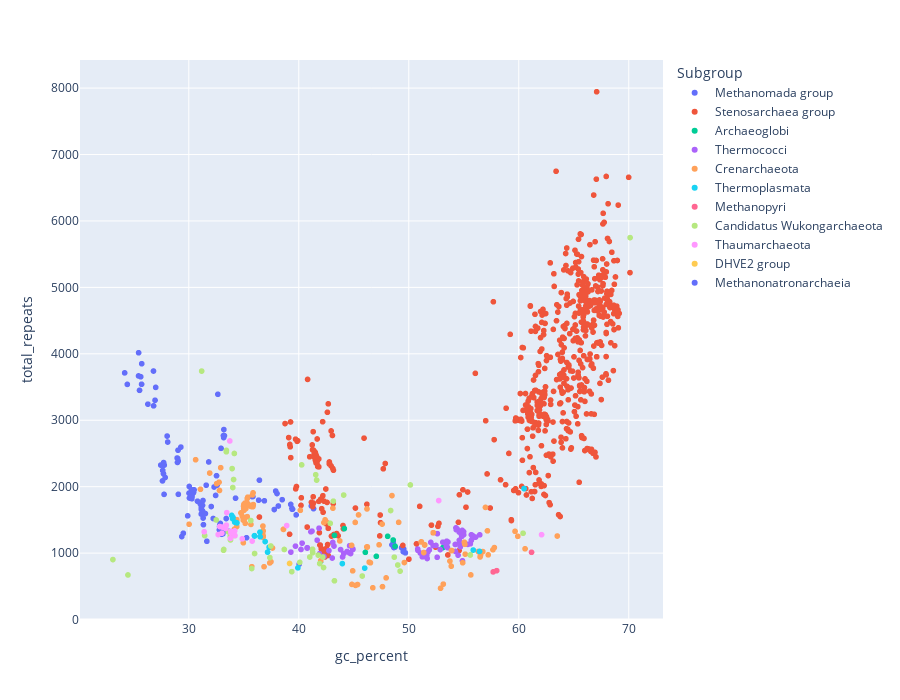
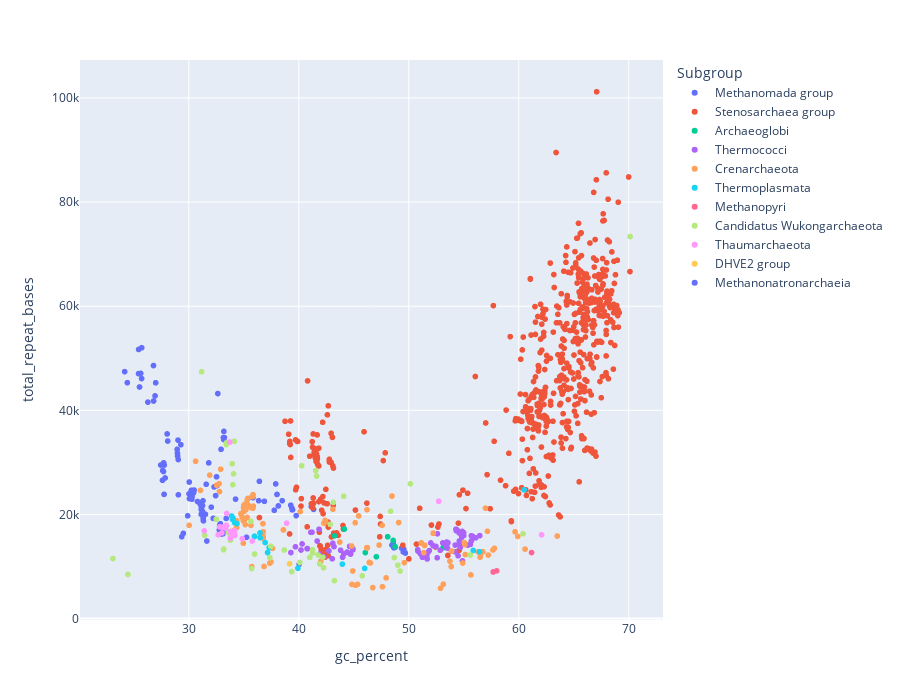

Source (notebook cell) for these figures, in order:
### Code cell
fig2 = px.scatter(df, x="gc_percent", y="total_repeats",
                 color="Subgroup",
                 hover_data=['organism_name', 'gc_percent', 'total_repeats_norm'], height = 700)
fig3 = px.scatter(df, x="gc_percent", y="total_repeat_bases",
                 color="Subgroup",
                 hover_data=['organism_name', 'gc_percent', 'total_repeats_norm'], height = 700)

fig2.show()
fig3.show()

### Figure 1 — Plotly figure (JSON) as saved in the notebook; plotly's stock layout.template omitted (floating-point values rounded to 4 significant figures; data arrays with more than 128 entries replaced by an {"elided": "..."} marker saying what was removed)
{"data": [{"customdata": {"elided": "140x2 mixed values"}, "hovertemplate": "Subgroup=Methanomada group<br>gc_percent=%{x}<br>total_repeats=%{y}<br>organism_name=%{customdata[0]}<br>total_repeats_norm=%{customdata[1]}<extra></extra>", "legendgroup": "Methanomada group", "marker": {"color": "#636efa", "symbol": "circle"}, "mode": "markers", "name": "Methanomada group", "showlegend": true, "type": "scattergl", "x": {"elided": "140 float values"}, "xaxis": "x", "y": {"elided": "140 int values"}, "yaxis": "y"}, {"customdata": {"elided": "705x2 mixed values"}, "hovertemplate": "Subgroup=Stenosarchaea group<br>gc_percent=%{x}<br>total_repeats=%{y}<br>organism_name=%{customdata[0]}<br>total_repeats_norm=%{customdata[1]}<extra></extra>", "legendgroup": "Stenosarchaea group", "marker": {"color": "#EF553B", "symbol": "circle"}, "mode": "markers", "name": "Stenosarchaea group", "showlegend": true, "type": "scattergl", "x": {"elided": "705 float values"}, "xaxis": "x", "y": {"elided": "705 int values"}, "yaxis": "y"}, {"customdata": [["Archaeoglobus fulgidus", 0.5425], ["Geoglobus ahangari", 0.6124], ["Archaeoglobus fulgidus DSM 4304", 0.5495], ["Archaeoglobus sulfaticallidus PM70-1", 0.61], ["Archaeoglobus profundus DSM 5631", 0.5616], ["Ferroglobus placidus DSM 10642", 0.6233], ["Archaeoglobus veneficus SNP6", 0.5005], ["Archaeoglobus fulgidus DSM 8774", 0.541], ["Archaeoglobus neptunius", 0.4783]], "hovertemplate": "Subgroup=Archaeoglobi<br>gc_percent=%{x}<br>total_repeats=%{y}<br>organism_name=%{customdata[0]}<br>total_repeats_norm=%{customdata[1]}<extra></extra>", "legendgroup": "Archaeoglobi", "marker": {"color": "#00cc96", "symbol": "circle"}, "mode": "markers", "name": "Archaeoglobi", "showlegend": true, "type": "scattergl", "x": [48.75, 53.11, 48.58, 43.24, 42, 44.14, 47.05, 48.08, 46.05], "xaxis": "x", "y": [1105, 1084, 1197, 1267, 878, 1369, 952, 1253, 1012], "yaxis": "y"}, {"customdata": {"elided": "74x2 mixed values"}, "hovertemplate": "Subgroup=Thermococci<br>gc_percent=%{x}<br>total_repeats=%{y}<br>organism_name=%{customdata[0]}<br>total_repeats_norm=%{customdata[1]}<extra></extra>", "legendgroup": "Thermococci", "marker": {"color": "#ab63fa", "symbol": "circle"}, "mode": "markers", "name": "Thermococci", "showlegend": true, "type": "scattergl", "x": [43.2, 53.09, 52.47, 51.74, 54.69, 44.92, 44.92, 41.84, 52, 41.88, 51.67, 54.24, 54.99, 54.88, 54.81, 55.82, 52.58, 40.77, 40.75, 55.6, 54.84, 54.29, 54.78, 44.71, 53.46, 53.45, 53.41, 42.74, 41.67, 43.09, 51.27, 51.64, 40.3, 54.31, 53.56, 40.2, 43.8, 56.08, 54.48, 42.29, 40.79, 56.45, 43.04, 52.86, 53.45, 39.28, 44.62, 55.37, 54.39, 54.59, 52.21, 54.22, 50.81, 51.05, 51.23, 50.83, 55.69, 51.87, 41.1, 52.6, 41.2, 53.52, 55.8, 39.7, 44.6, 44.39, 51.11, 55.69, 54.58, 54.63, 54.86, 54.98, 43.98, 44.09], "xaxis": "x", "y": [1106, 1164, 1115, 1017, 1095, 1055, 1061, 1375, 1162, 991, 919, 1025, 1277, 884, 1251, 1261, 937, 1081, 1077, 1141, 1264, 1380, 1283, 993, 1096, 1104, 1102, 1037, 1195, 1161, 946, 966, 1150, 1353, 1167, 1055, 1053, 1241, 969, 949, 1077, 1275, 926, 1053, 1179, 1015, 1111, 1131, 1365, 1193, 1114, 1130, 1061, 1001, 944, 1041, 1276, 1048, 1321, 1293, 1331, 1083, 1230, 1105, 1003, 1024, 999, 1194, 1317, 1151, 1342, 1323, 942, 993], "yaxis": "y"}, {"customdata": {"elided": "183x2 mixed values"}, "hovertemplate": "Subgroup=Crenarchaeota<br>gc_percent=%{x}<br>total_repeats=%{y}<br>organism_name=%{customdata[0]}<br>total_repeats_norm=%{customdata[1]}<extra></extra>", "legendgroup": "Crenarchaeota", "marker": {"color": "#FFA15A", "symbol": "circle"}, "mode": "markers", "name": "Crenarchaeota", "showlegend": true, "type": "scattergl", "x": {"elided": "183 float values"}, "xaxis": "x", "y": {"elided": "183 int values"}, "yaxis": "y"}, {"customdata": [["Ferroplasma acidiphilum", 0.682], ["Ferroplasma acidiphilum", 0.6471], ["Picrophilus torridus DSM 9790", 0.817], ["Thermoplasma acidophilum DSM 1728", 0.4946], ["Thermoplasma volcanium GSS1", 0.4909], ["Acidiplasma cupricumulans", 0.8475], ["Ferroplasma acidarmanus fer1", 0.68], ["Thermogymnomonas acidicola", 0.6056], ["Acidiplasma aeolicum", 0.8324], ["Acidiplasma aeolicum", 0.8539], ["Methanomassiliicoccus luminyensis", 0.7522], ["Picrophilus oshimae DSM 9789", 0.8193], ["Methanomassiliicoccus luminyensis B10", 0.7522], ["Acidiplasma sp. MBA-1", 0.8796], ["Thermogymnomonas acidicola JCM 13583", 0.5883], ["Acidiplasma cupricumulans JCM 13668", 0.8973], ["Cuniculiplasma divulgatum", 0.5617], ["Cuniculiplasma divulgatum", 0.5402], ["Thermoplasma sp. Kam2015", 0.4704]], "hovertemplate": "Subgroup=Thermoplasmata<br>gc_percent=%{x}<br>total_repeats=%{y}<br>organism_name=%{customdata[0]}<br>total_repeats_norm=%{customdata[1]}<extra></extra>", "legendgroup": "Thermoplasmata", "marker": {"color": "#19d3f3", "symbol": "circle"}, "mode": "markers", "name": "Thermoplasmata", "showlegend": true, "type": "scattergl", "x": [36.49, 36.94, 35.97, 45.99, 39.92, 34.17, 36.47, 55.86, 34.38, 33.98, 60.48, 35.98, 60.48, 34.02, 56.43, 33.9, 37.3, 37.16, 43.96], "xaxis": "x", "y": [1246, 1174, 1263, 774, 778, 1467, 1316, 1046, 1454, 1519, 1971, 1257, 1971, 1537, 1025, 1568, 1089, 1015, 842], "yaxis": "y"}, {"customdata": [["Methanopyrus kandleri AV19", 0.5971], ["Methanopyrus sp. KOL6", 0.5013], ["Methanopyrus sp. SNP6", 0.5177]], "hovertemplate": "Subgroup=Methanopyri<br>gc_percent=%{x}<br>total_repeats=%{y}<br>organism_name=%{customdata[0]}<br>total_repeats_norm=%{customdata[1]}<extra></extra>", "legendgroup": "Methanopyri", "marker": {"color": "#FF6692", "symbol": "circle"}, "mode": "markers", "name": "Methanopyri", "showlegend": true, "type": "scattergl", "x": [61.16, 57.67, 57.99], "xaxis": "x", "y": [1012, 717, 736], "yaxis": "y"}, {"customdata": [["Candidatus Korarchaeum cryptofilum OPF8", 0.5161], ["Candidatus Korarchaeum cryptofilum", 0.5306], ["Candidatus Nitrosarchaeum limnium BG20", 0.8078], ["Candidatus Nitrosopumilus salaria BD31", 0.7616], ["Candidatus Acidianus copahuensis", 0.6072], ["Candidatus Nitrosopumilus koreensis AR1", 0.7689], ["Candidatus Nitrosopumilus sediminis", 0.7818], ["Candidatus Methanomethylophilus alvus Mx1201", 0.5832], ["Candidatus Nitrososphaera gargensis Ga9.2", 0.5791], ["Candidatus Methanomethylophilus alvus", 0.5832], ["Candidatus Methanomethylophilus alvus", 0.5832], ["Candidatus Nanobsidianus stetteri", 1.493], ["Candidatus Methanomassiliicoccus intestinalis Issoire-Mx1", 0.5218], ["Candidatus Halobonum tyrrellensis G22", 1.564], ["Candidatus Nitrosotenuis chungbukensis", 0.5502], ["Candidatus Nitrosocosmicus oleophilus", 0.7287], ["Candidatus Methanoperedens nitroreducens", 0.5563], ["Candidatus Methanoperedens nitroreducens", 0.5317], ["Candidatus Methanomassiliicoccus intestinalis", 0.5218], ["Candidatus Nitrosotenuis uzonensis", 0.4786], ["Candidatus Nitrosotenuis uzonensis", 0.4639], ["Candidatus Nitrosopelagicus brevis", 0.8465], ["Candidatus Nitrosopelagicus brevis", 0.847], ["Candidatus Nitrososphaera evergladensis SR1", 0.6858], ["Candidatus Nitrosotalea sinensis", 0.5832], ["Candidatus Methanoplasma termitum", 0.4897], ["Candidatus Nitrosotenuis cloacae", 0.5808], ["Candidatus Methanomethylophilus sp. 1R26", 0.7539], ["Candidatus Nitrosocosmicus franklandus", 0.7432], ["Candidatus Nitrosocosmicus hydrocola", 0.7599], ["Candidatus Nitrosotenuis aquarius", 0.5544], ["Candidatus Nitrosomarinus catalina", 0.9294], ["Candidatus Nitrosotalea okcheonensis", 0.5612], ["Candidatus Nitrosotalea bavarica", 0.64], ["Candidatus Mancarchaeum acidiphilum", 0.7571], ["Candidatus Methanoperedens sp. BLZ2", 0.6232], ["Candidatus Nitrosocosmicus arcticus", 0.7513], ["Candidatus Nitrosocaldus islandicus", 1.348], ["Candidatus Nitrosocaldus cavascurensis", 1.331], ["Candidatus Nitrosotenuis sp. DW1", 0.5766], ["Candidatus Micrarchaeum sp.", 0.6617], ["Candidatus Nitrosotalea sp. TS", 0.559], ["Candidatus Nitrosotalea sp. FS", 0.5782], ["Candidatus Methanodesulfokores washburnensis", 0.4922], ["Candidatus Nitrosopumilus sp. SW", 0.8356], ["Candidatus Nitrosocosmicus sp. SS", 0.7896], ["Candidatus Nitrosocosmicus sp. SS", 0.785], ["Candidatus Nanohalobium constans", 0.5989], ["Candidatus Prometheoarchaeum syntrophicum", 0.8447], ["Candidatus Methanoliparum sp. LAM-1", 0.6122], ["Candidatus nanopusillus sp. Marseille-Q6268", 1.486]], "hovertemplate": "Subgroup=Candidatus Wukongarchaeota<br>gc_percent=%{x}<br>total_repeats=%{y}<br>organism_name=%{customdata[0]}<br>total_repeats_norm=%{customdata[1]}<extra></extra>", "legendgroup": "Candidatus Wukongarchaeota", "marker": {"color": "#B6E880", "symbol": "circle"}, "mode": "markers", "name": "Candidatus Wukongarchaeota", "showlegend": true, "type": "scattergl", "x": [49, 48.68, 32.49, 33.79, 35.64, 34.18, 33.59, 55.59, 48.35, 55.59, 55.59, 24.47, 41.26, 70.12, 41.76, 34.14, 43.14, 44.08, 41.26, 42.25, 41.9, 33.16, 33.18, 50.14, 37.37, 49.21, 41, 60.39, 34.07, 33.94, 42.18, 31.44, 37.46, 35.98, 39.36, 40.26, 34, 41.54, 41.62, 41.25, 45.77, 40.09, 38.68, 42.86, 33.76, 33.42, 33.41, 43.24, 31.17, 35.72, 23.1], "xaxis": "x", "y": [821, 939, 1499, 1198, 1490, 1261, 1322, 972, 1641, 972, 972, 671, 1008, 5749, 970, 2500, 1782, 1874, 1008, 783, 842, 1043, 1055, 2026, 932, 729, 941, 1299, 2108, 2272, 941, 1264, 1107, 994, 721, 2328, 1987, 2180, 2099, 1058, 655, 861, 1055, 1448, 1253, 2546, 2525, 583, 3740, 768, 903], "yaxis": "y"}, {"customdata": [["Nitrosopumilus maritimus SCM1", 0.8108], ["Nitrosopumilus zosterae", 0.7407], ["Nitrososphaera viennensis EN76", 0.7085], ["Nitrosarchaeum koreense MY1", 0.7955], ["Nitrosopumilus sp. AR", 0.781], ["Nitrosopumilus sp. SJ", 0.7663], ["Nitrosopumilus cobalaminigenes", 0.8322], ["Nitrosopumilus ureiphilus", 0.741], ["Nitrosopumilus adriaticus", 0.7881], ["Nitrosopumilus piranensis", 0.7746], ["Nitrosopumilus sp. Nsub", 0.9547], ["Conexivisphaera calida", 0.8018], ["Nitrosopumilus oxyclinae", 0.8782], ["Nitrosopumilus sp. b1", 0.6587], ["Nitrosopumilus sp. b2", 0.7555], ["Nitrosopumilus sp. b3", 0.7663], ["Nitrosarchaeum sp. AC2", 0.8136], ["Nitrososphaera sp. AFS", 0.6032], ["Nitrosopumilus sp. K4", 0.7382]], "hovertemplate": "Subgroup=Thaumarchaeota<br>gc_percent=%{x}<br>total_repeats=%{y}<br>organism_name=%{customdata[0]}<br>total_repeats_norm=%{customdata[1]}<extra></extra>", "legendgroup": "Thaumarchaeota", "marker": {"color": "#FF97FF", "symbol": "circle"}, "mode": "markers", "name": "Thaumarchaeota", "showlegend": true, "type": "scattergl", "x": [34.17, 33.84, 52.72, 32.67, 33.73, 34.2, 33.01, 33.45, 33.41, 33.82, 31.4, 62.07, 33.05, 35.76, 33.79, 33.35, 32.81, 38.9, 34.86], "xaxis": "x", "y": [1334, 1302, 1791, 1279, 2688, 1265, 1301, 1609, 1421, 1327, 1321, 1278, 1392, 1181, 1222, 1371, 1400, 1414, 1215], "yaxis": "y"}, {"customdata": [["Aciduliprofundum boonei T469", 0.5677]], "hovertemplate": "Subgroup=DHVE2 group<br>gc_percent=%{x}<br>total_repeats=%{y}<br>organism_name=%{customdata[0]}<br>total_repeats_norm=%{customdata[1]}<extra></extra>", "legendgroup": "DHVE2 group", "marker": {"color": "#FECB52", "symbol": "circle"}, "mode": "markers", "name": "DHVE2 group", "showlegend": true, "type": "scattergl", "x": [39.16], "xaxis": "x", "y": [844], "yaxis": "y"}, {"customdata": [["Methanonatronarchaeum thermophilum", 1.278]], "hovertemplate": "Subgroup=Methanonatronarchaeia<br>gc_percent=%{x}<br>total_repeats=%{y}<br>organism_name=%{customdata[0]}<br>total_repeats_norm=%{customdata[1]}<extra></extra>", "legendgroup": "Methanonatronarchaeia", "marker": {"color": "#636efa", "symbol": "circle"}, "mode": "markers", "name": "Methanonatronarchaeia", "showlegend": true, "type": "scattergl", "x": [37.9], "xaxis": "x", "y": [1934], "yaxis": "y"}], "layout": {"height": 700, "legend": {"title": {"text": "Subgroup"}, "tracegroupgap": 0}, "margin": {"t": 60}, "xaxis": {"anchor": "y", "domain": [0, 1], "title": {"text": "gc_percent"}}, "yaxis": {"anchor": "x", "domain": [0, 1], "title": {"text": "total_repeats"}}}}

### Figure 2 — Plotly figure (JSON) as saved in the notebook; plotly's stock layout.template omitted (floating-point values rounded to 4 significant figures; data arrays with more than 128 entries replaced by an {"elided": "..."} marker saying what was removed)
{"data": [{"customdata": {"elided": "140x2 mixed values"}, "hovertemplate": "Subgroup=Methanomada group<br>gc_percent=%{x}<br>total_repeat_bases=%{y}<br>organism_name=%{customdata[0]}<br>total_repeats_norm=%{customdata[1]}<extra></extra>", "legendgroup": "Methanomada group", "marker": {"color": "#636efa", "symbol": "circle"}, "mode": "markers", "name": "Methanomada group", "showlegend": true, "type": "scattergl", "x": {"elided": "140 float values"}, "xaxis": "x", "y": {"elided": "140 int values"}, "yaxis": "y"}, {"customdata": {"elided": "705x2 mixed values"}, "hovertemplate": "Subgroup=Stenosarchaea group<br>gc_percent=%{x}<br>total_repeat_bases=%{y}<br>organism_name=%{customdata[0]}<br>total_repeats_norm=%{customdata[1]}<extra></extra>", "legendgroup": "Stenosarchaea group", "marker": {"color": "#EF553B", "symbol": "circle"}, "mode": "markers", "name": "Stenosarchaea group", "showlegend": true, "type": "scattergl", "x": {"elided": "705 float values"}, "xaxis": "x", "y": {"elided": "705 int values"}, "yaxis": "y"}, {"customdata": [["Archaeoglobus fulgidus", 0.5425], ["Geoglobus ahangari", 0.6124], ["Archaeoglobus fulgidus DSM 4304", 0.5495], ["Archaeoglobus sulfaticallidus PM70-1", 0.61], ["Archaeoglobus profundus DSM 5631", 0.5616], ["Ferroglobus placidus DSM 10642", 0.6233], ["Archaeoglobus veneficus SNP6", 0.5005], ["Archaeoglobus fulgidus DSM 8774", 0.541], ["Archaeoglobus neptunius", 0.4783]], "hovertemplate": "Subgroup=Archaeoglobi<br>gc_percent=%{x}<br>total_repeat_bases=%{y}<br>organism_name=%{customdata[0]}<br>total_repeats_norm=%{customdata[1]}<extra></extra>", "legendgroup": "Archaeoglobi", "marker": {"color": "#00cc96", "symbol": "circle"}, "mode": "markers", "name": "Archaeoglobi", "showlegend": true, "type": "scattergl", "x": [48.75, 53.11, 48.58, 43.24, 42, 44.14, 47.05, 48.08, 46.05], "xaxis": "x", "y": [13846, 13587, 15001, 15897, 10998, 17192, 11876, 15716, 12683], "yaxis": "y"}, {"customdata": {"elided": "74x2 mixed values"}, "hovertemplate": "Subgroup=Thermococci<br>gc_percent=%{x}<br>total_repeat_bases=%{y}<br>organism_name=%{customdata[0]}<br>total_repeats_norm=%{customdata[1]}<extra></extra>", "legendgroup": "Thermococci", "marker": {"color": "#ab63fa", "symbol": "circle"}, "mode": "markers", "name": "Thermococci", "showlegend": true, "type": "scattergl", "x": [43.2, 53.09, 52.47, 51.74, 54.69, 44.92, 44.92, 41.84, 52, 41.88, 51.67, 54.24, 54.99, 54.88, 54.81, 55.82, 52.58, 40.77, 40.75, 55.6, 54.84, 54.29, 54.78, 44.71, 53.46, 53.45, 53.41, 42.74, 41.67, 43.09, 51.27, 51.64, 40.3, 54.31, 53.56, 40.2, 43.8, 56.08, 54.48, 42.29, 40.79, 56.45, 43.04, 52.86, 53.45, 39.28, 44.62, 55.37, 54.39, 54.59, 52.21, 54.22, 50.81, 51.05, 51.23, 50.83, 55.69, 51.87, 41.1, 52.6, 41.2, 53.52, 55.8, 39.7, 44.6, 44.39, 51.11, 55.69, 54.58, 54.63, 54.86, 54.98, 43.98, 44.09], "xaxis": "x", "y": [13822, 14537, 13850, 12714, 13699, 13202, 13395, 17159, 14530, 12375, 11452, 12809, 15949, 11076, 15607, 15774, 11678, 13461, 13417, 14249, 15792, 17183, 16051, 12381, 13686, 13790, 13769, 12991, 14896, 14465, 11787, 12047, 14340, 16891, 14568, 13171, 13122, 15507, 12070, 11861, 13413, 15934, 11486, 13126, 14705, 12675, 13877, 14117, 17027, 14902, 13994, 14113, 13215, 12459, 11780, 12964, 15910, 13064, 16571, 16284, 16574, 13521, 15393, 13781, 12544, 12786, 12455, 14920, 16459, 14367, 16739, 16504, 11773, 12406], "yaxis": "y"}, {"customdata": {"elided": "183x2 mixed values"}, "hovertemplate": "Subgroup=Crenarchaeota<br>gc_percent=%{x}<br>total_repeat_bases=%{y}<br>organism_name=%{customdata[0]}<br>total_repeats_norm=%{customdata[1]}<extra></extra>", "legendgroup": "Crenarchaeota", "marker": {"color": "#FFA15A", "symbol": "circle"}, "mode": "markers", "name": "Crenarchaeota", "showlegend": true, "type": "scattergl", "x": {"elided": "183 float values"}, "xaxis": "x", "y": {"elided": "183 int values"}, "yaxis": "y"}, {"customdata": [["Ferroplasma acidiphilum", 0.682], ["Ferroplasma acidiphilum", 0.6471], ["Picrophilus torridus DSM 9790", 0.817], ["Thermoplasma acidophilum DSM 1728", 0.4946], ["Thermoplasma volcanium GSS1", 0.4909], ["Acidiplasma cupricumulans", 0.8475], ["Ferroplasma acidarmanus fer1", 0.68], ["Thermogymnomonas acidicola", 0.6056], ["Acidiplasma aeolicum", 0.8324], ["Acidiplasma aeolicum", 0.8539], ["Methanomassiliicoccus luminyensis", 0.7522], ["Picrophilus oshimae DSM 9789", 0.8193], ["Methanomassiliicoccus luminyensis B10", 0.7522], ["Acidiplasma sp. MBA-1", 0.8796], ["Thermogymnomonas acidicola JCM 13583", 0.5883], ["Acidiplasma cupricumulans JCM 13668", 0.8973], ["Cuniculiplasma divulgatum", 0.5617], ["Cuniculiplasma divulgatum", 0.5402], ["Thermoplasma sp. Kam2015", 0.4704]], "hovertemplate": "Subgroup=Thermoplasmata<br>gc_percent=%{x}<br>total_repeat_bases=%{y}<br>organism_name=%{customdata[0]}<br>total_repeats_norm=%{customdata[1]}<extra></extra>", "legendgroup": "Thermoplasmata", "marker": {"color": "#19d3f3", "symbol": "circle"}, "mode": "markers", "name": "Thermoplasmata", "showlegend": true, "type": "scattergl", "x": [36.49, 36.94, 35.97, 45.99, 39.92, 34.17, 36.47, 55.86, 34.38, 33.98, 60.48, 35.98, 60.48, 34.02, 56.43, 33.9, 37.3, 37.16, 43.96], "xaxis": "x", "y": [15516, 14616, 15827, 9646, 9672, 18415, 16450, 13085, 18230, 19040, 24724, 15755, 24724, 19303, 12829, 19691, 13625, 12679, 10463], "yaxis": "y"}, {"customdata": [["Methanopyrus kandleri AV19", 0.5971], ["Methanopyrus sp. KOL6", 0.5013], ["Methanopyrus sp. SNP6", 0.5177]], "hovertemplate": "Subgroup=Methanopyri<br>gc_percent=%{x}<br>total_repeat_bases=%{y}<br>organism_name=%{customdata[0]}<br>total_repeats_norm=%{customdata[1]}<extra></extra>", "legendgroup": "Methanopyri", "marker": {"color": "#FF6692", "symbol": "circle"}, "mode": "markers", "name": "Methanopyri", "showlegend": true, "type": "scattergl", "x": [61.16, 57.67, 57.99], "xaxis": "x", "y": [12681, 8951, 9167], "yaxis": "y"}, {"customdata": [["Candidatus Korarchaeum cryptofilum OPF8", 0.5161], ["Candidatus Korarchaeum cryptofilum", 0.5306], ["Candidatus Nitrosarchaeum limnium BG20", 0.8078], ["Candidatus Nitrosopumilus salaria BD31", 0.7616], ["Candidatus Acidianus copahuensis", 0.6072], ["Candidatus Nitrosopumilus koreensis AR1", 0.7689], ["Candidatus Nitrosopumilus sediminis", 0.7818], ["Candidatus Methanomethylophilus alvus Mx1201", 0.5832], ["Candidatus Nitrososphaera gargensis Ga9.2", 0.5791], ["Candidatus Methanomethylophilus alvus", 0.5832], ["Candidatus Methanomethylophilus alvus", 0.5832], ["Candidatus Nanobsidianus stetteri", 1.493], ["Candidatus Methanomassiliicoccus intestinalis Issoire-Mx1", 0.5218], ["Candidatus Halobonum tyrrellensis G22", 1.564], ["Candidatus Nitrosotenuis chungbukensis", 0.5502], ["Candidatus Nitrosocosmicus oleophilus", 0.7287], ["Candidatus Methanoperedens nitroreducens", 0.5563], ["Candidatus Methanoperedens nitroreducens", 0.5317], ["Candidatus Methanomassiliicoccus intestinalis", 0.5218], ["Candidatus Nitrosotenuis uzonensis", 0.4786], ["Candidatus Nitrosotenuis uzonensis", 0.4639], ["Candidatus Nitrosopelagicus brevis", 0.8465], ["Candidatus Nitrosopelagicus brevis", 0.847], ["Candidatus Nitrososphaera evergladensis SR1", 0.6858], ["Candidatus Nitrosotalea sinensis", 0.5832], ["Candidatus Methanoplasma termitum", 0.4897], ["Candidatus Nitrosotenuis cloacae", 0.5808], ["Candidatus Methanomethylophilus sp. 1R26", 0.7539], ["Candidatus Nitrosocosmicus franklandus", 0.7432], ["Candidatus Nitrosocosmicus hydrocola", 0.7599], ["Candidatus Nitrosotenuis aquarius", 0.5544], ["Candidatus Nitrosomarinus catalina", 0.9294], ["Candidatus Nitrosotalea okcheonensis", 0.5612], ["Candidatus Nitrosotalea bavarica", 0.64], ["Candidatus Mancarchaeum acidiphilum", 0.7571], ["Candidatus Methanoperedens sp. BLZ2", 0.6232], ["Candidatus Nitrosocosmicus arcticus", 0.7513], ["Candidatus Nitrosocaldus islandicus", 1.348], ["Candidatus Nitrosocaldus cavascurensis", 1.331], ["Candidatus Nitrosotenuis sp. DW1", 0.5766], ["Candidatus Micrarchaeum sp.", 0.6617], ["Candidatus Nitrosotalea sp. TS", 0.559], ["Candidatus Nitrosotalea sp. FS", 0.5782], ["Candidatus Methanodesulfokores washburnensis", 0.4922], ["Candidatus Nitrosopumilus sp. SW", 0.8356], ["Candidatus Nitrosocosmicus sp. SS", 0.7896], ["Candidatus Nitrosocosmicus sp. SS", 0.785], ["Candidatus Nanohalobium constans", 0.5989], ["Candidatus Prometheoarchaeum syntrophicum", 0.8447], ["Candidatus Methanoliparum sp. LAM-1", 0.6122], ["Candidatus nanopusillus sp. Marseille-Q6268", 1.486]], "hovertemplate": "Subgroup=Candidatus Wukongarchaeota<br>gc_percent=%{x}<br>total_repeat_bases=%{y}<br>organism_name=%{customdata[0]}<br>total_repeats_norm=%{customdata[1]}<extra></extra>", "legendgroup": "Candidatus Wukongarchaeota", "marker": {"color": "#B6E880", "symbol": "circle"}, "mode": "markers", "name": "Candidatus Wukongarchaeota", "showlegend": true, "type": "scattergl", "x": [49, 48.68, 32.49, 33.79, 35.64, 34.18, 33.59, 55.59, 48.35, 55.59, 55.59, 24.47, 41.26, 70.12, 41.76, 34.14, 43.14, 44.08, 41.26, 42.25, 41.9, 33.16, 33.18, 50.14, 37.37, 49.21, 41, 60.39, 34.07, 33.94, 42.18, 31.44, 37.46, 35.98, 39.36, 40.26, 34, 41.54, 41.62, 41.25, 45.77, 40.09, 38.68, 42.86, 33.76, 33.42, 33.41, 43.24, 31.17, 35.72, 23.1], "xaxis": "x", "y": [10266, 11716, 19072, 15052, 18663, 15944, 16636, 12215, 20604, 12215, 12215, 8479, 12612, 73386, 12208, 34051, 22322, 23505, 12612, 9757, 10506, 13207, 13355, 25888, 11685, 9134, 11749, 16283, 27806, 29728, 11775, 16007, 13882, 12396, 9022, 29338, 25711, 28426, 27354, 13227, 8210, 10775, 13159, 18097, 15856, 33739, 33421, 7289, 47406, 9600, 11521], "yaxis": "y"}, {"customdata": [["Nitrosopumilus maritimus SCM1", 0.8108], ["Nitrosopumilus zosterae", 0.7407], ["Nitrososphaera viennensis EN76", 0.7085], ["Nitrosarchaeum koreense MY1", 0.7955], ["Nitrosopumilus sp. AR", 0.781], ["Nitrosopumilus sp. SJ", 0.7663], ["Nitrosopumilus cobalaminigenes", 0.8322], ["Nitrosopumilus ureiphilus", 0.741], ["Nitrosopumilus adriaticus", 0.7881], ["Nitrosopumilus piranensis", 0.7746], ["Nitrosopumilus sp. Nsub", 0.9547], ["Conexivisphaera calida", 0.8018], ["Nitrosopumilus oxyclinae", 0.8782], ["Nitrosopumilus sp. b1", 0.6587], ["Nitrosopumilus sp. b2", 0.7555], ["Nitrosopumilus sp. b3", 0.7663], ["Nitrosarchaeum sp. AC2", 0.8136], ["Nitrososphaera sp. AFS", 0.6032], ["Nitrosopumilus sp. K4", 0.7382]], "hovertemplate": "Subgroup=Thaumarchaeota<br>gc_percent=%{x}<br>total_repeat_bases=%{y}<br>organism_name=%{customdata[0]}<br>total_repeats_norm=%{customdata[1]}<extra></extra>", "legendgroup": "Thaumarchaeota", "marker": {"color": "#FF97FF", "symbol": "circle"}, "mode": "markers", "name": "Thaumarchaeota", "showlegend": true, "type": "scattergl", "x": [34.17, 33.84, 52.72, 32.67, 33.73, 34.2, 33.01, 33.45, 33.41, 33.82, 31.4, 62.07, 33.05, 35.76, 33.79, 33.35, 32.81, 38.9, 34.86], "xaxis": "x", "y": [16838, 16365, 22535, 16100, 33905, 15998, 16457, 20202, 17899, 16742, 16839, 16085, 17575, 14900, 15413, 17377, 17615, 18323, 15337], "yaxis": "y"}, {"customdata": [["Aciduliprofundum boonei T469", 0.5677]], "hovertemplate": "Subgroup=DHVE2 group<br>gc_percent=%{x}<br>total_repeat_bases=%{y}<br>organism_name=%{customdata[0]}<br>total_repeats_norm=%{customdata[1]}<extra></extra>", "legendgroup": "DHVE2 group", "marker": {"color": "#FECB52", "symbol": "circle"}, "mode": "markers", "name": "DHVE2 group", "showlegend": true, "type": "scattergl", "x": [39.16], "xaxis": "x", "y": [10537], "yaxis": "y"}, {"customdata": [["Methanonatronarchaeum thermophilum", 1.278]], "hovertemplate": "Subgroup=Methanonatronarchaeia<br>gc_percent=%{x}<br>total_repeat_bases=%{y}<br>organism_name=%{customdata[0]}<br>total_repeats_norm=%{customdata[1]}<extra></extra>", "legendgroup": "Methanonatronarchaeia", "marker": {"color": "#636efa", "symbol": "circle"}, "mode": "markers", "name": "Methanonatronarchaeia", "showlegend": true, "type": "scattergl", "x": [37.9], "xaxis": "x", "y": [25863], "yaxis": "y"}], "layout": {"height": 700, "legend": {"title": {"text": "Subgroup"}, "tracegroupgap": 0}, "margin": {"t": 60}, "xaxis": {"anchor": "y", "domain": [0, 1], "title": {"text": "gc_percent"}}, "yaxis": {"anchor": "x", "domain": [0, 1], "title": {"text": "total_repeat_bases"}}}}
